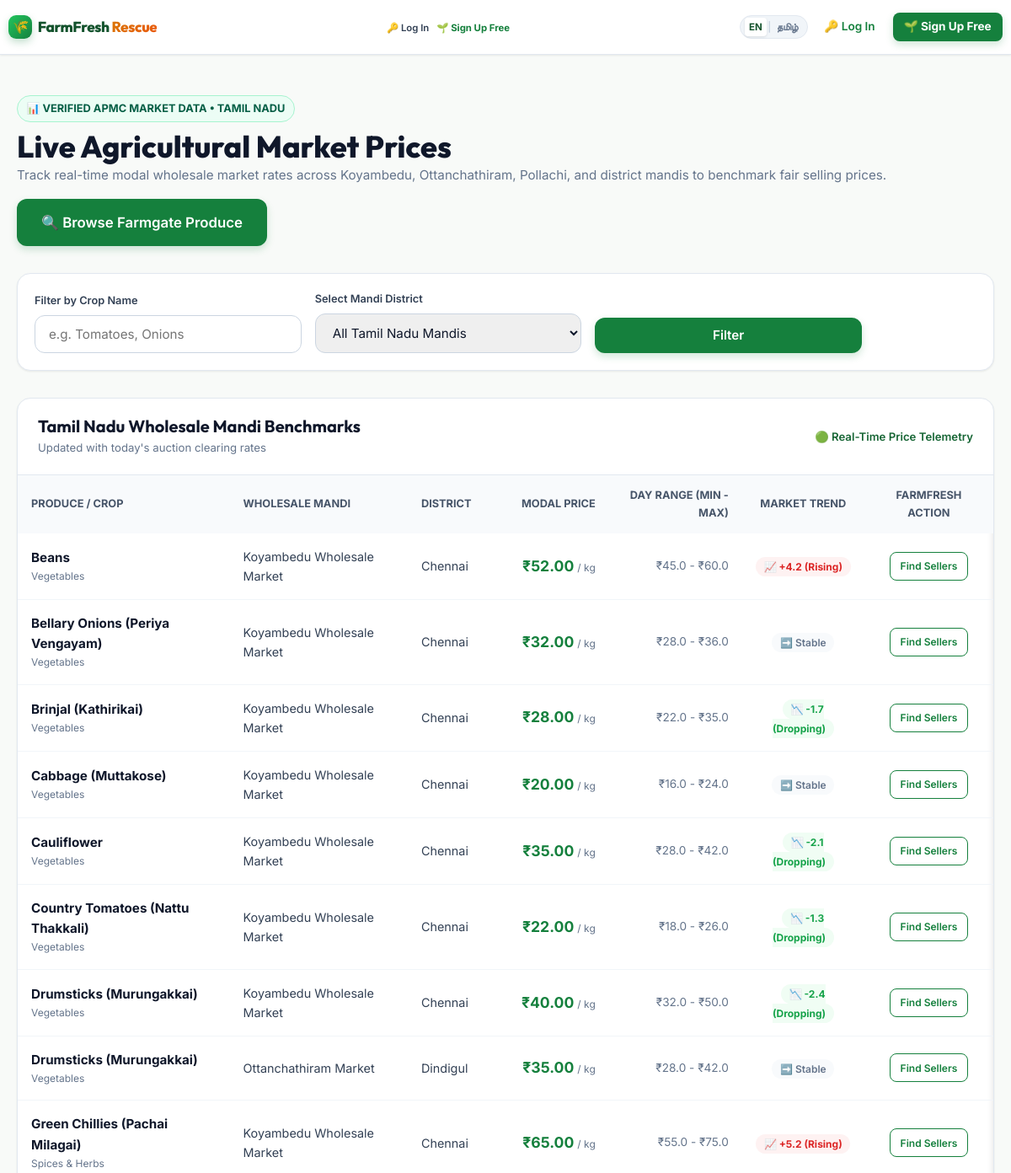
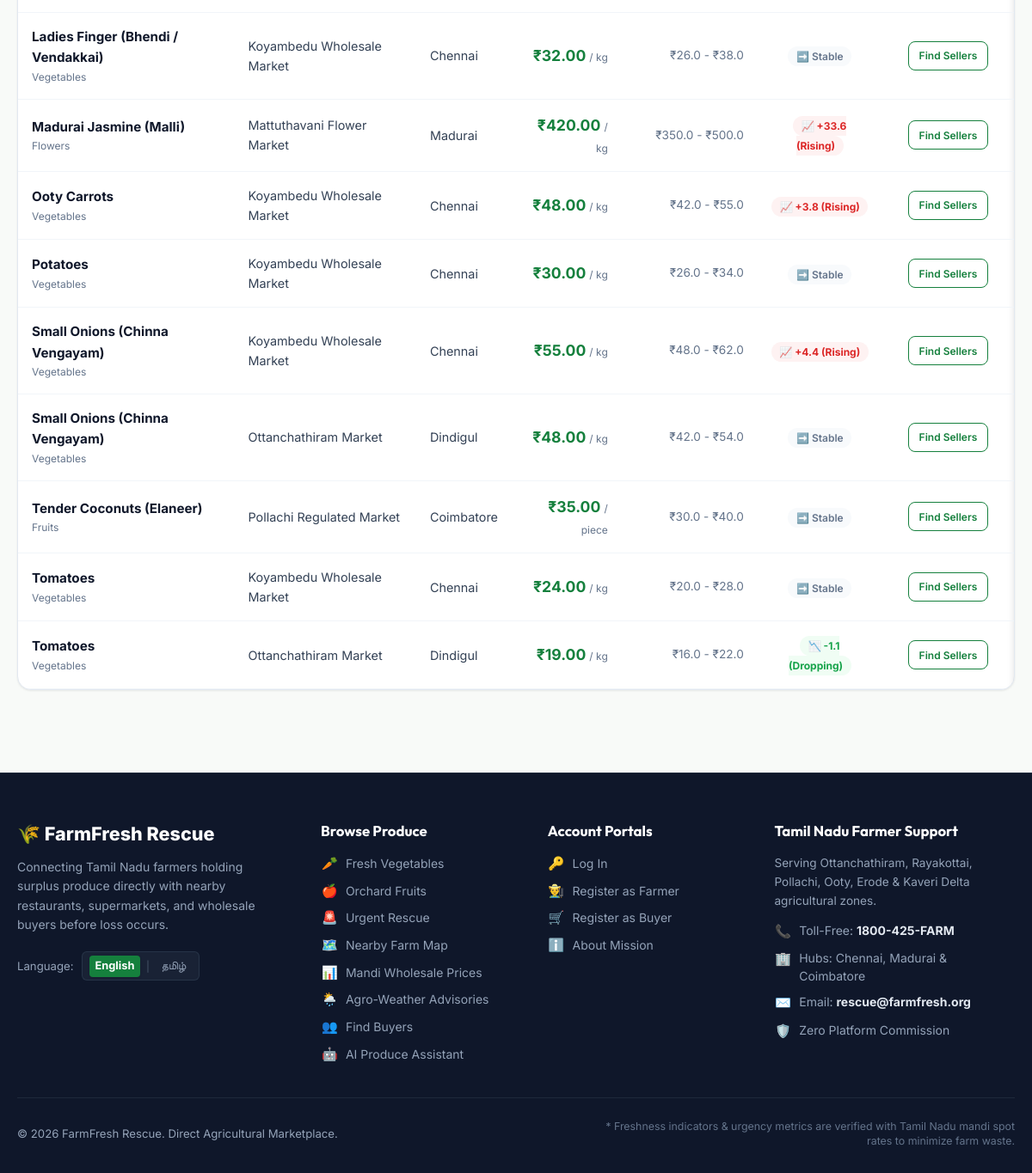
The page /market-prices on the database its author committed (2 pictures, top to bottom).
### tables this page shows
CREATE TABLE market_prices (
        id INTEGER PRIMARY KEY AUTOINCREMENT,
        crop_name TEXT NOT NULL,
        category TEXT DEFAULT 'Vegetables',
        market_name TEXT NOT NULL,
        district TEXT NOT NULL,
        modal_price REAL NOT NULL,
        min_price REAL NOT NULL,
        max_price REAL NOT NULL,
        price_date DATE NOT NULL,
        trend TEXT DEFAULT 'stable' CHECK(trend IN ('up', 'down', 'stable')),
        unit TEXT DEFAULT 'kg',
        created_at TIMESTAMP DEFAULT CURRENT_TIMESTAMP
    );

### app.py (the view)
@app.route('/market-prices')
def live_market_prices():
    crop_name = request.args.get('crop_name', '').strip()
    district = request.args.get('district', '').strip()
    prices = get_market_prices(crop_name=crop_name, district=district, limit=50)
    districts = sorted(list(set(TN_DISTRICT_COORDINATES.keys())))
    return render_template(
        'market_prices.html',
        market_prices=prices,
        districts=districts
    )

### app.py (called while the page is built, shortened)
def get_current_user():
    user = None
    user_id = session.get('user_id')
    if user_id:
        user = auth_service.get_user_by_id(user_id)
    if not user:
        jwt_token = request.cookies.get('farmfresh_auth_token')
        if not jwt_token and request.headers.get('Authorization'):
            auth_header = request.headers.get('Authorization', '').strip()
            if auth_header.startswith('Bearer '):
                jwt_token = auth_header.split(' ', 1)[1].strip()
    if user and user.get('is_active') == 0:
        session.clear()
        return None
    return user

@app.before_request
def load_request_state():
    if 'lang' not in session:
        session['lang'] = request.cookies.get('farmfresh_lang', 'en')
    if session['lang'] not in ['en', 'ta']:
        session['lang'] = 'en'
    g.lang = session['lang']
    g.user = get_current_user()

### database.py (called while the page is built)
def get_db():
    conn = sqlite3.connect(DATABASE_PATH, timeout=20.0)
    conn.row_factory = sqlite3.Row
    conn.execute("PRAGMA foreign_keys = ON")
    return conn

def get_market_prices(crop_name=None, district=None, limit=30):
    try:
        conn = get_db()
        cursor = conn.cursor()
        query = "SELECT * FROM market_prices WHERE 1=1"
        params = []
        if crop_name:
            query += " AND crop_name LIKE ?"
            params.append(f"%{crop_name}%")
        if district:
            query += " AND district = ?"
            params.append(district)
        query += " ORDER BY price_date DESC, crop_name ASC LIMIT ?"
        params.append(limit)
        cursor.execute(query, tuple(params))
        rows = cursor.fetchall()
        conn.close()
        return rows
    except Exception:
        return []

### translations.py (called while the page is built)
def t(key, lang='en'):
    lang_dict = TRANSLATIONS.get(lang, TRANSLATIONS['en'])
    return lang_dict.get(key, TRANSLATIONS['en'].get(key, key))

### templates/market_prices.html (shortened to what this page needs)
{% extends "base.html" %}
{% block content %}
<div class="container" style="padding-top: 2rem; padding-bottom: 4rem;">
  <div style="display: flex; justify-content: space-between; align-items: center; margin-bottom: 2rem; flex-wrap: wrap; gap: 1rem;">
    <div>
      <span class="badge-available" style="font-size: 0.8rem; font-weight: 700; text-transform: uppercase;">📊 Verified APMC Market Data &bull; Tamil Nadu</span>
      <h1 style="font-size: 2.25rem; font-weight: 800; color: #0f172a; margin-top: 0.35rem;">Live Agricultural Market Prices</h1>
      <p style="color: var(--text-muted); font-size: 0.95rem;">
        Track real-time modal wholesale market rates across Koyambedu, Ottanchathiram, Pollachi, and district mandis to benchmark fair selling prices.
      </p>
    </div>
    <div>
      <a href="{{ url_for('browse_listings') }}" class="btn btn-primary btn-lg">
        🔍 Browse Farmgate Produce
      </a>
    </div>
  </div>
  <div class="data-table-card" style="padding: 1.25rem; margin-bottom: 2rem;">
    <form method="GET" action="{{ url_for('live_market_prices') }}" class="filter-form-grid">
      <div>
        <label class="form-label" style="font-size: 0.8rem;">Filter by Crop Name</label>
        <input type="text" name="crop_name" class="form-control" placeholder="e.g. Tomatoes, Onions" value="{{ request.args.get('crop_name', '') }}">
      </div>
      <div>
        <label class="form-label" style="font-size: 0.8rem;">Select Mandi District</label>
        <select name="district" class="form-control">
          <option value="">All Tamil Nadu Mandis</option>
        </select>
      </div>
      <div>
        <button type="submit" class="btn btn-primary" style="width: 100%; min-height: 42px;">Filter</button>
      </div>
    </form>
  </div>
  <div class="data-table-card">
    <div class="data-table-header">
      <div>
        <h2 style="font-size: 1.25rem; font-weight: 700; color: #0f172a;">Tamil Nadu Wholesale Mandi Benchmarks</h2>
        <span style="font-size: 0.825rem; color: #64748b;">Updated with today's auction clearing rates</span>
      </div>
      <div style="font-size: 0.825rem; color: #166534; font-weight: 600;">
        🟢 Real-Time Price Telemetry
      </div>
    </div>
    <div class="table-responsive">
      <table style="width: 100%; border-collapse: collapse; font-size: 0.9rem;">
        <thead>
          <tr style="background: #f8fafc; text-align: left; color: #475569; font-size: 0.8rem; text-transform: uppercase;">
            <th style="padding: 0.85rem 1rem;">Produce / Crop</th>
            <th style="padding: 0.85rem 1rem;">Wholesale Mandi</th>
            <th style="padding: 0.85rem 1rem;">District</th>
            <th style="padding: 0.85rem 1rem; text-align: right;">Modal Price</th>
            <th style="padding: 0.85rem 1rem; text-align: right;">Day Range (Min - Max)</th>
            <th style="padding: 0.85rem 1rem; text-align: center;">Market Trend</th>
            <th style="padding: 0.85rem 1rem; text-align: center;">FarmFresh Action</th>
          </tr>
        </thead>
        <tbody>
          {% if market_prices %}
            {% for p in market_prices %}
              <tr style="border-bottom: 1px solid #f1f5f9;">
                <td style="padding: 1rem;">
                  <strong style="color: #0f172a; font-size: 0.95rem;">{{ p['crop_name'] }}</strong>
                  <div style="font-size: 0.75rem; color: #64748b;">{{ p['category'] }}</div>
                </td>
                <td style="padding: 1rem; color: #334155;">{{ p['market_name'] }}</td>
                <td style="padding: 1rem; color: #334155;">{{ p['district'] }}</td>
                <td style="padding: 1rem; text-align: right;">
                  <strong style="font-size: 1.1rem; color: #15803d;">₹{{ "%.2f"|format(p['modal_price']) }}</strong>
                  <span style="font-size: 0.75rem; color: #64748b;">/ {{ p['unit'] }}</span>
                </td>
                <td style="padding: 1rem; text-align: right; color: #64748b; font-size: 0.85rem;">
                  ₹{{ "%.1f"|format(p['min_price']) }} - ₹{{ "%.1f"|format(p['max_price']) }}
                </td>
                <td style="padding: 1rem; text-align: center;">
                  {% if p['trend'] == 'up' %}
                    <span style="background: #fef2f2; color: #dc2626; padding: 0.25rem 0.6rem; border-radius: 999px; font-weight: 700; font-size: 0.75rem;">
                      📈 +{{ "%.1f"|format(p['modal_price'] * 0.08) }} (Rising)
                    </span>
                  {% elif p['trend'] == 'down' %}
                    <span style="background: #f0fdf4; color: #16a34a; padding: 0.25rem 0.6rem; border-radius: 999px; font-weight: 700; font-size: 0.75rem;">
                      📉 -{{ "%.1f"|format(p['modal_price'] * 0.06) }} (Dropping)
                    </span>
                  {% else %}
                    <span style="background: #f8fafc; color: #64748b; padding: 0.25rem 0.6rem; border-radius: 999px; font-weight: 600; font-size: 0.75rem;">
                      ➡️ Stable
                    </span>
                  {% endif %}
                </td>
                <td style="padding: 1rem; text-align: center;">
                  <a href="{{ url_for('browse_listings') }}?category={{ p['category'] }}" class="btn btn-outline-primary btn-sm" style="font-size: 0.75rem;">
                    Find Sellers
                  </a>
                </td>
              </tr>
            {% endfor %}
          {% else %}
            <tr>
              <td colspan="7" style="padding: 2.5rem; text-align: center; color: #64748b;">
                No mandi prices matching your query.
              </td>
            </tr>
          {% endif %}
        </tbody>
      </table>
    </div>
  </div>
</div>
{% endblock %}

### rows shown on the page
market_prices: crop_name "Beans", category "Vegetables", market_name "Koyambedu Wholesale Market", district "Chennai", modal_price "52.00", unit "kg", min_price "45.0", max_price "60.0", p['modal_price']*0.08 "4.2"
market_prices: crop_name "Bellary Onions (Periya Vengayam)", category "Vegetables", market_name "Koyambedu Wholesale Market", district "Chennai", modal_price "32.00", unit "kg", min_price "28.0", max_price "36.0", trend "➡️ Stable"
market_prices: crop_name "Brinjal (Kathirikai)", category "Vegetables", market_name "Koyambedu Wholesale Market", district "Chennai", modal_price "28.00", unit "kg", min_price "22.0", max_price "35.0", p['modal_price']*0.06 "1.7"
market_prices: crop_name "Cabbage (Muttakose)", category "Vegetables", market_name "Koyambedu Wholesale Market", district "Chennai", modal_price "20.00", unit "kg", min_price "16.0", max_price "24.0", trend "➡️ Stable"
market_prices: crop_name "Cauliflower", category "Vegetables", market_name "Koyambedu Wholesale Market", district "Chennai", modal_price "35.00", unit "kg", min_price "28.0", max_price "42.0", p['modal_price']*0.06 "2.1"
market_prices: crop_name "Country Tomatoes (Nattu Thakkali)", category "Vegetables", market_name "Koyambedu Wholesale Market", district "Chennai", modal_price "22.00", unit "kg", min_price "18.0", max_price "26.0", p['modal_price']*0.06 "1.3"
market_prices: crop_name "Drumsticks (Murungakkai)", category "Vegetables", market_name "Koyambedu Wholesale Market", district "Chennai", modal_price "40.00", unit "kg", min_price "32.0", max_price "50.0", p['modal_price']*0.06 "2.4"
market_prices: crop_name "Drumsticks (Murungakkai)", category "Vegetables", market_name "Ottanchathiram Market", district "Dindigul", modal_price "35.00", unit "kg", min_price "28.0", max_price "42.0", trend "➡️ Stable"
market_prices: crop_name "Green Chillies (Pachai Milagai)", category "Spices & Herbs", market_name "Koyambedu Wholesale Market", district "Chennai", modal_price "65.00", unit "kg", min_price "55.0", max_price "75.0", p['modal_price']*0.08 "5.2"
market_prices: crop_name "Ladies Finger (Bhendi / Vendakkai)", category "Vegetables", market_name "Koyambedu Wholesale Market", district "Chennai", modal_price "32.00", unit "kg", min_price "26.0", max_price "38.0", trend "➡️ Stable"
market_prices: crop_name "Madurai Jasmine (Malli)", category "Flowers", market_name "Mattuthavani Flower Market", district "Madurai", modal_price "420.00", unit "kg", min_price "350.0", max_price "500.0", p['modal_price']*0.08 "33.6"
market_prices: crop_name "Ooty Carrots", category "Vegetables", market_name "Koyambedu Wholesale Market", district "Chennai", modal_price "48.00", unit "kg", min_price "42.0", max_price "55.0", p['modal_price']*0.08 "3.8"
market_prices: crop_name "Potatoes", category "Vegetables", market_name "Koyambedu Wholesale Market", district "Chennai", modal_price "30.00", unit "kg", min_price "26.0", max_price "34.0", trend "➡️ Stable"
market_prices: crop_name "Small Onions (Chinna Vengayam)", category "Vegetables", market_name "Koyambedu Wholesale Market", district "Chennai", modal_price "55.00", unit "kg", min_price "48.0", max_price "62.0", p['modal_price']*0.08 "4.4"
market_prices: crop_name "Small Onions (Chinna Vengayam)", category "Vegetables", market_name "Ottanchathiram Market", district "Dindigul", modal_price "48.00", unit "kg", min_price "42.0", max_price "54.0", trend "➡️ Stable"
market_prices: crop_name "Tender Coconuts (Elaneer)", category "Fruits", market_name "Pollachi Regulated Market", district "Coimbatore", modal_price "35.00", unit "piece", min_price "30.0", max_price "40.0", trend "➡️ Stable"
market_prices: crop_name "Tomatoes", category "Vegetables", market_name "Koyambedu Wholesale Market", district "Chennai", modal_price "24.00", unit "kg", min_price "20.0", max_price "28.0", trend "➡️ Stable"
market_prices: crop_name "Tomatoes", category "Vegetables", market_name "Ottanchathiram Market", district "Dindigul", modal_price "19.00", unit "kg", min_price "16.0", max_price "22.0", p['modal_price']*0.06 "1.1"

### other values the page prints
{{ _t('log_in') }} "Log In"
{{ _t('sign_up') }} "Sign Up Free"
{{ _t('brand_name') }} "FarmFresh Rescue"
{{ _t('hero_subtitle') }} "Connecting Tamil Nadu farmers holding surplus produce directly with nearby restaurants, supermarkets, and wholesale buyers before loss occurs."
{{ _t('select_language') }} "Language"
{{ _t('browse_produce') }} "Browse Produce"
{{ _t('urgent_rescue') }} "Urgent Rescue"
{{ _t('nearby_buyers') }} "Find Buyers"
{{ _t('ai_assistant') }} "AI Produce Assistant"
{{ _t('my_dashboard') if current_user else 'Account Portals' }} "Account Portals"
{{ _t('about_mission') }} "About Mission"
